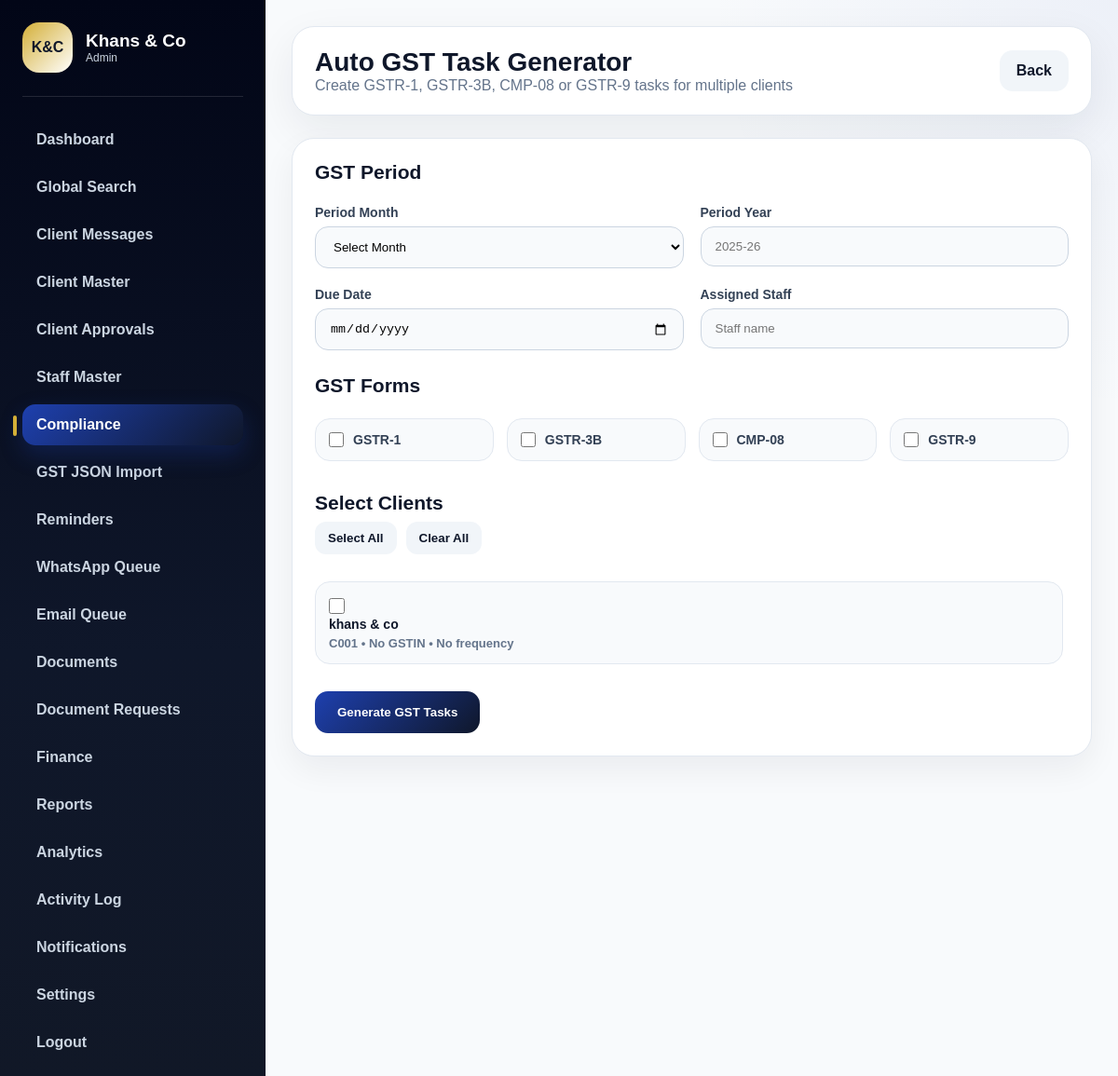
Before: /admin/compliance/generate-gst (signed in) with the older database file.
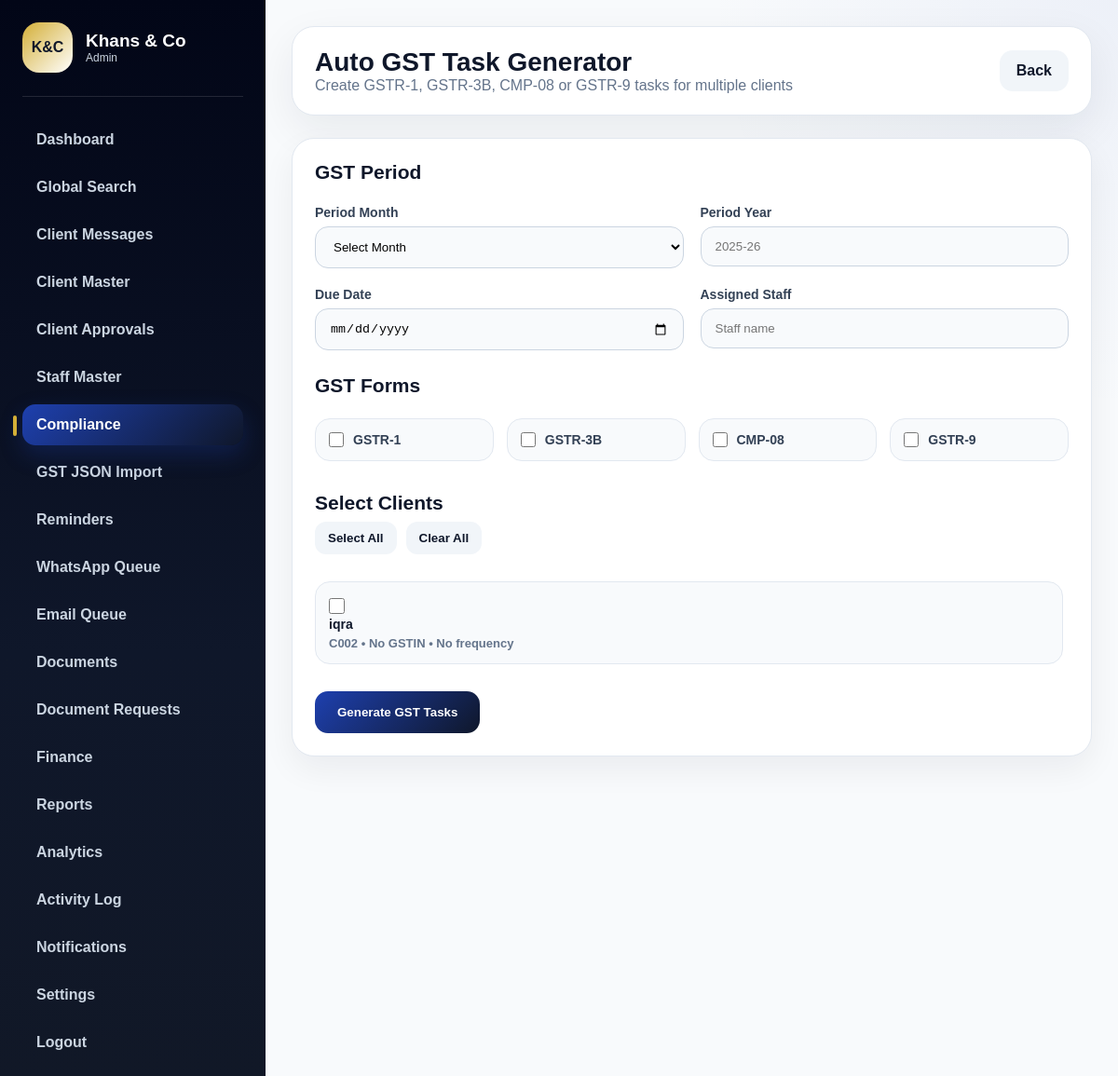
After: the same page with the newer database file.
### app/database/models.py (models this page shows)
class Client(db.Model):
    __tablename__ = "clients"
    id = db.Column(db.Integer, primary_key=True)
    client_code = db.Column(db.String(30), unique=True, nullable=False, index=True)
    business_name = db.Column(db.String(150), nullable=False)
    client_name = db.Column(db.String(120), nullable=False)
    mobile = db.Column(db.String(20), nullable=True)
    email = db.Column(db.String(150), nullable=True)
    gstin = db.Column(db.String(20), nullable=True, index=True)
    pan = db.Column(db.String(20), nullable=True, index=True)
    constitution = db.Column(db.String(80), nullable=True)
    registration_type = db.Column(db.String(80), nullable=True)
    return_frequency = db.Column(db.String(40), nullable=True)
    address = db.Column(db.Text, nullable=True)
    city = db.Column(db.String(80), nullable=True)
    state = db.Column(db.String(80), nullable=True)
    pincode = db.Column(db.String(10), nullable=True)
    status = db.Column(db.String(30), nullable=False, default="active")
    assigned_staff = db.Column(db.String(120), nullable=True)
    created_at = db.Column(db.DateTime, default=datetime.utcnow)
    documents = db.relationship("ClientDocument", backref="client", cascade="all, delete-orphan")

### app/admin/compliance_routes.py (the view, shortened to what this page needs)
@admin_bp.route("/compliance/generate-gst", methods=["GET", "POST"])
@require_compliance_management
def generate_gst_tasks():
    if not admin_required():
        return redirect(url_for("auth.login"))
    clients = Client.query.filter_by(status="active").order_by(Client.business_name.asc()).all()
    return render_template("admin/generate_gst.html", clients=clients)

### app/__init__.py (called while the page is built)
def create_app():
    app = Flask(__name__, template_folder="templates", static_folder="static")
    app.config.from_object(Config)
    db.init_app(app)
    migrate.init_app(app, db)
    init_validation_hooks(app)
    @app.context_processor
    def inject_notification_count():
        try:
            unread_notifications_count = Notification.query.filter_by(is_read=False).count()
        except Exception:
            unread_notifications_count = 0
        return dict(unread_notifications_count=unread_notifications_count)
    from app.auth.routes import auth_bp
    from app.admin.routes import admin_bp
    from app.client.routes import client_bp
    app.register_blueprint(auth_bp)
    app.register_blueprint(admin_bp)
    app.register_blueprint(client_bp)
    return app

### app/admin/compliance_routes.py (called while the page is built)
def admin_required():
    return session.get("user_role") == "admin"

### app/utils/permissions.py (called while the page is built)
def can_manage_compliance(session):
    return session.get("user_role") in [
        ROLE_SUPER_ADMIN,
        ROLE_ADMIN,
        ROLE_PARTNER,
        ROLE_MANAGER,
        ROLE_STAFF
    ]

### app/utils/validation_hooks.py (called while the page is built, shortened)
def init_validation_hooks(app):
    @app.before_request
    def validate_common_form_fields():
        if request.method != "POST":
            return None

### app/templates/admin/generate_gst.html (shortened to what this page needs)
{% extends "shared/base.html" %}
{% block body %}
<div class="app-layout">
    {% include "shared/admin_sidebar.html" %}
    <main class="main">
        <header class="topbar">
            <div>
                <h1>Auto GST Task Generator</h1>
                <p>Create GSTR-1, GSTR-3B, CMP-08 or GSTR-9 tasks for multiple clients</p>
            </div>
            <a class="top-action secondary" href="{{ url_for('admin.compliance_dashboard') }}">Back</a>
        </header>
        <section class="panel">
            <form method="POST" class="client-form">
                <h3>GST Period</h3>
                <div class="grid-2">
                    <div>
                        <label>Period Month</label>
                        <select name="period_month" required>
                            <option value="">Select Month</option>
                        </select>
                    </div>
                    <div>
                        <label>Period Year</label>
                        <input name="period_year" placeholder="2025-26" required>
                    </div>
                    <div>
                        <label>Due Date</label>
                        <input type="date" name="due_date">
                    </div>
                    <div>
                        <label>Assigned Staff</label>
                        <input name="assigned_staff" placeholder="Staff name">
                    </div>
                </div>
                <h3 class="section-title">GST Forms</h3>
                <div class="checkbox-grid">
                    <label><input type="checkbox" name="forms" value="GSTR-1"> GSTR-1</label>
                    <label><input type="checkbox" name="forms" value="GSTR-3B"> GSTR-3B</label>
                    <label><input type="checkbox" name="forms" value="CMP-08"> CMP-08</label>
                    <label><input type="checkbox" name="forms" value="GSTR-9"> GSTR-9</label>
                </div>
                <h3 class="section-title">Select Clients</h3>
                <div class="bulk-toolbar">
                    <button type="button" onclick="selectAllClients()">Select All</button>
                    <button type="button" onclick="clearAllClients()">Clear All</button>
                </div>
                <div class="client-select-list">
                    {% for client in clients %}
                    <label class="client-select-item">
                        <input type="checkbox" name="client_ids" value="{{ client.id }}">
                        <div>
                            <strong>{{ client.business_name }}</strong>
                            <span>{{ client.client_code }} • {{ client.gstin or "No GSTIN" }} • {{ client.return_frequency or "No frequency" }}</span>
                        </div>
                    </label>
                    {% else %}
                    <p>No active clients found.</p>
                    {% endfor %}
                </div>
                <button type="submit" class="save-btn">Generate GST Tasks</button>
            </form>
        </section>
    </main>
</div>
{% endblock %}

Changed rows visible on the page:
removed Client: business_name "khans & co", client_code "C001", gstin "No GSTIN", return_frequency "No frequency"
added Client: business_name "iqra", client_code "C002", gstin "No GSTIN", return_frequency "No frequency"
